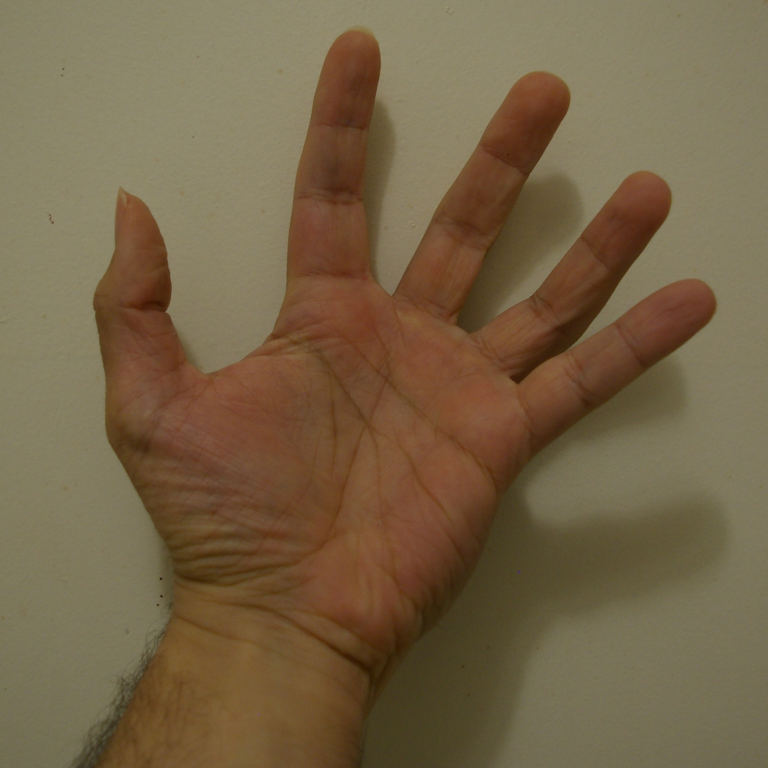
%> input picture blending1/img1.png, 1536 x 1536 px (shown at 1/2 size)
$ octave --eval "decompo1;"   (GNU Octave 9; MATLAB toolbox functions it lacks are replaced by stand-ins)
%> lines starting %> are read from the running program, lines starting %| are printed output that depends on the picture
### blending1/demi1.m

%=======================================
% [img1,det1] = demi1(img0)
%---------------------------------------
% Decomposition d'une image 2k*2k*3
% img0 en deux images img1 et det1 :
% img1 : k*k*3 image reduite
% det1 : 2k*2k*3 detail (img0-img1)
%---------------------------------------
% Laman - 14/12/2021 - 17h40
%=======================================

function [img1,det1] = demi1(img0)

img1 = (img0(1:2:end,:,:)+img0(2:2:end,:,:))/2;
img1 = (img1(:,1:2:end,:)+img1(:,2:2:end,:))/2;
det1 = img0 - double1(img1);

endfunction

### blending1/double1.m

%=======================================
% [img1] = double1(img0)
%---------------------------------------
% Double la taille d'une image RVB
%---------------------------------------
% Laman - 14/12/2021 - 19h30
%=======================================

function [img1] = double1(img0)

img1 = [img0,img0;img0,img0];
img1(:,:,1) = kron(img0(:,:,1),ones(2));
img1(:,:,2) = kron(img0(:,:,2),ones(2));
img1(:,:,3) = kron(img0(:,:,3),ones(2));
img1 = imfilter(img1,[1,2,1]/4,'replicate');
img1 = imfilter(img1,[1;2;1]/4,'replicate');

endfunction

### blending1/decompo1.m

%=======================================
% [] = decompo1()
%---------------------------------------
% Decomposition des images de main,
% oeil et masque en pyramides dans
% le dossier "decompo1"
%---------------------------------------
% Laman - 14/12/2021 - 17h28
%=======================================

function [] = decompo1()

img1 = double(imread('img1.png'));
img2 = double(imread('img2.png'));
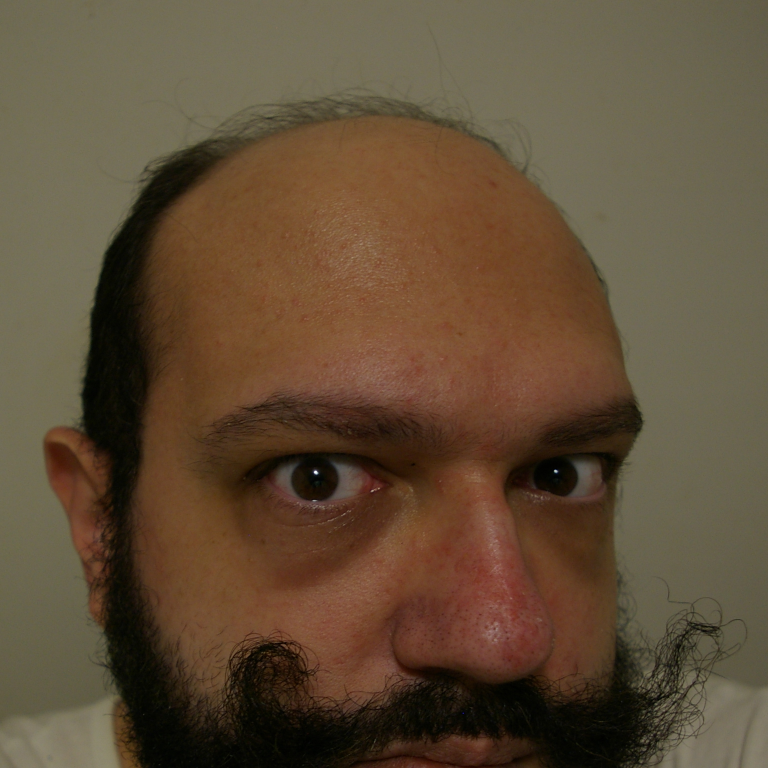
%> input picture blending1/img2.png, 1536 x 1536 px (shown at 1/2 size)
img3 = double(imread('img3.png'));
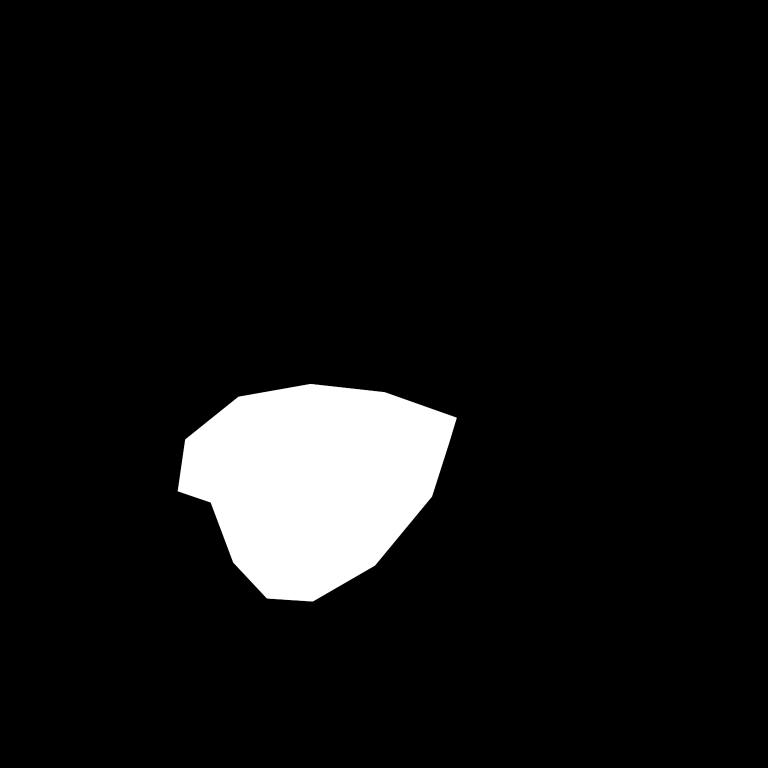
%> input picture blending1/img3.png, 1536 x 1536 px (shown at 1/2 size)
%> img3: size 1536x1536x3 double; min 0, max 255, mean 18; mean of the top-left, top-right, bottom-left and bottom-right quarters 0, 0, 59.6, 12.3
[h0,w0,~] = size(img1); % 3*512 pxls
%> h0 = 1536; w0 = 1536
dimg1 = zeros(h0+h0/2,w0,3,'uint8');
dimg2 = zeros(h0+h0/2,w0,3,'uint8');
dimg3 = zeros(h0+h0/2,w0,3,'uint8');

if ~exist('decompo1','dir')
	mkdir('decompo1');
endif

%----------------------------- img1
[i1,d1] = demi1(img1);
[i2,d2] = demi1(i1);
[i3,d3] = demi1(i2);
%> in demi1 (call 3), `det1 = img0 - double1(img1);`:
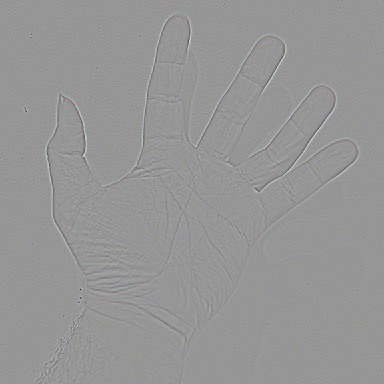
%> det1: size 384x384x3 double; mean R, G, B 0, 0, 0; drawn with min black and max white
[i4,d4] = demi1(i3);
[i5,d5] = demi1(i4);
%> in double1 (call 5), `img1 = [img0,img0;img0,img0];`:
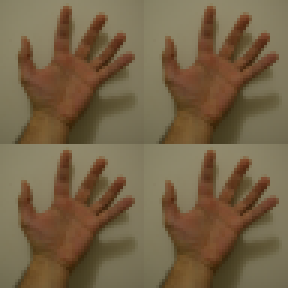
%> img1: size 96x96x3 double (shown 3 times larger); mean R, G, B 117.8, 99.1, 70.8; mean of the top-left, top-right, bottom-left and bottom-right quarters 95.9, 95.9, 95.9, 95.9
%> in demi1 (call 5), `det1 = img0 - double1(img1);`:
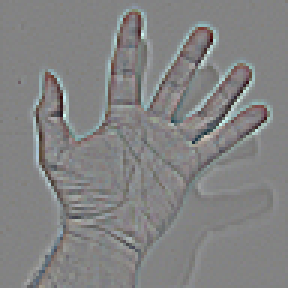
%> det1: size 96x96x3 double (shown 3 times larger); mean R, G, B 0, 0, 0; drawn with min black and max white
[i6,d6] = demi1(i5);
[i7,d7] = demi1(i6);
[i8,d8] = demi1(i7);
dimg1(1:h0,1:w0,:) = uint8(d1+128);
dimg1((h0+1):end,1:w0/2,:) = uint8(d2+128);
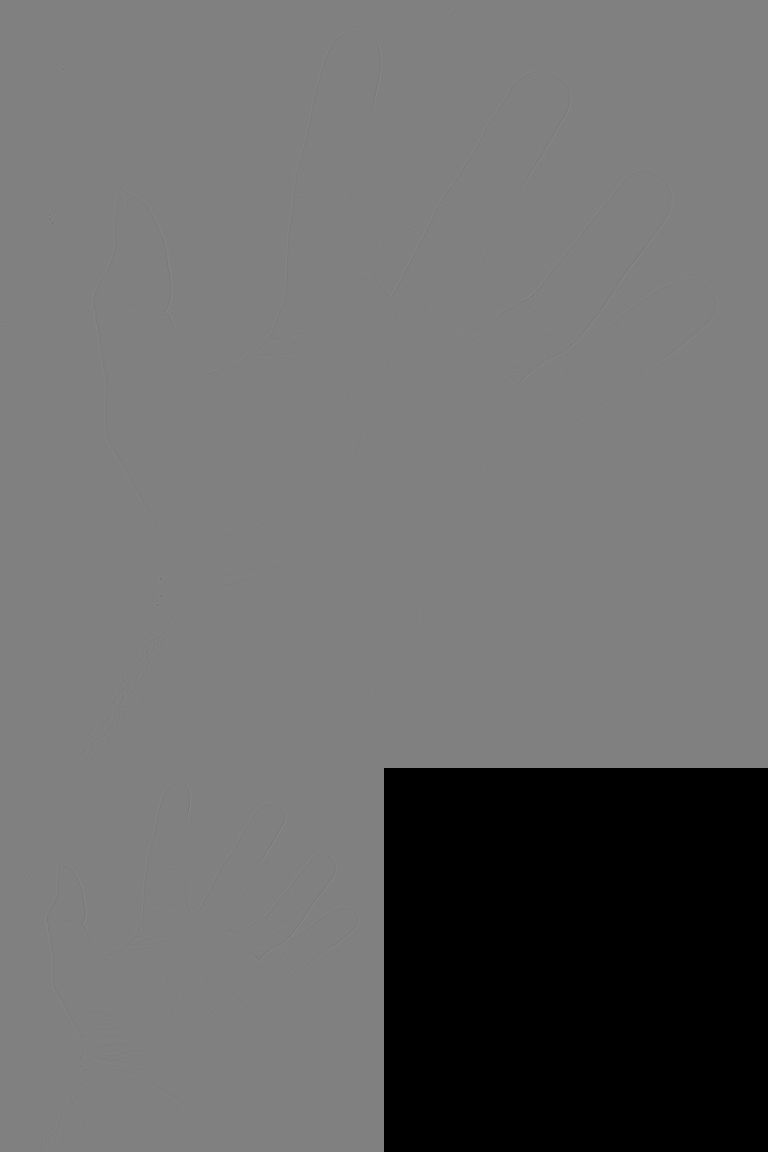
%> dimg1: size 2304x1536x3 uint8 (shown at 1/2 size); mean R, G, B 106.7, 106.7, 106.7
dimg1((h0+1):(5*h0/4),(1+w0/2):(3*w0/4),:) = uint8(d3+128);
dimg1((h0+1):(9*h0/8),(1+3*w0/4):(7*w0/8),:) = uint8(d4+128);
dimg1((h0+1):(17*h0/16),(1+7*w0/8):(15*w0/16),:) = uint8(d5+128);
dimg1((h0+1):(33*h0/32),(1+15*w0/16):(31*w0/32),:) = uint8(d6+128);
dimg1((h0+1):(65*h0/64),(1+31*w0/32):(63*w0/64),:) = uint8(d7+128);
dimg1((h0+1):(129*h0/128),(1+63*w0/64):(127*w0/128),:) = uint8(d8+128);
dimg1((h0+1):(257*h0/256),(1+127*w0/128):(255*w0/256),:) = uint8(i8);
imwrite(dimg1,'decompo1/img1.png');

%----------------------------- img2
[i1,d1] = demi1(img2);
[i2,d2] = demi1(i1);
[i3,d3] = demi1(i2);
[i4,d4] = demi1(i3);
[i5,d5] = demi1(i4);
[i6,d6] = demi1(i5);
[i7,d7] = demi1(i6);
[i8,d8] = demi1(i7);
dimg2(1:h0,1:w0,:) = uint8(d1+128);
dimg2((h0+1):end,1:w0/2,:) = uint8(d2+128);
dimg2((h0+1):(5*h0/4),(1+w0/2):(3*w0/4),:) = uint8(d3+128);
dimg2((h0+1):(9*h0/8),(1+3*w0/4):(7*w0/8),:) = uint8(d4+128);
dimg2((h0+1):(17*h0/16),(1+7*w0/8):(15*w0/16),:) = uint8(d5+128);
dimg2((h0+1):(33*h0/32),(1+15*w0/16):(31*w0/32),:) = uint8(d6+128);
dimg2((h0+1):(65*h0/64),(1+31*w0/32):(63*w0/64),:) = uint8(d7+128);
dimg2((h0+1):(129*h0/128),(1+63*w0/64):(127*w0/128),:) = uint8(d8+128);
dimg2((h0+1):(257*h0/256),(1+127*w0/128):(255*w0/256),:) = uint8(i8);
imwrite(dimg2,'decompo1/img2.png');

%----------------------------- img3 = masque !
[i1,d1] = demi1(img3);
[i2,d2] = demi1(i1);
[i3,d3] = demi1(i2);
[i4,d4] = demi1(i3);
[i5,d5] = demi1(i4);
[i6,d6] = demi1(i5);
[i7,d7] = demi1(i6);
[i8,d8] = demi1(i7);
dimg3(1:h0,1:w0,:) = uint8(img3);
dimg3((h0+1):end,1:w0/2,:) = uint8(i1);
dimg3((h0+1):(5*h0/4),(1+w0/2):(3*w0/4),:) = uint8(i2);
dimg3((h0+1):(9*h0/8),(1+3*w0/4):(7*w0/8),:) = uint8(i3);
dimg3((h0+1):(17*h0/16),(1+7*w0/8):(15*w0/16),:) = uint8(i4);
dimg3((h0+1):(33*h0/32),(1+15*w0/16):(31*w0/32),:) = uint8(i5);
dimg3((h0+1):(65*h0/64),(1+31*w0/32):(63*w0/64),:) = uint8(i6);
dimg3((h0+1):(129*h0/128),(1+63*w0/64):(127*w0/128),:) = uint8(i7);
dimg3((h0+1):(257*h0/256),(1+127*w0/128):(255*w0/256),:) = uint8(i8);
imwrite(dimg3,'decompo1/img3.png');
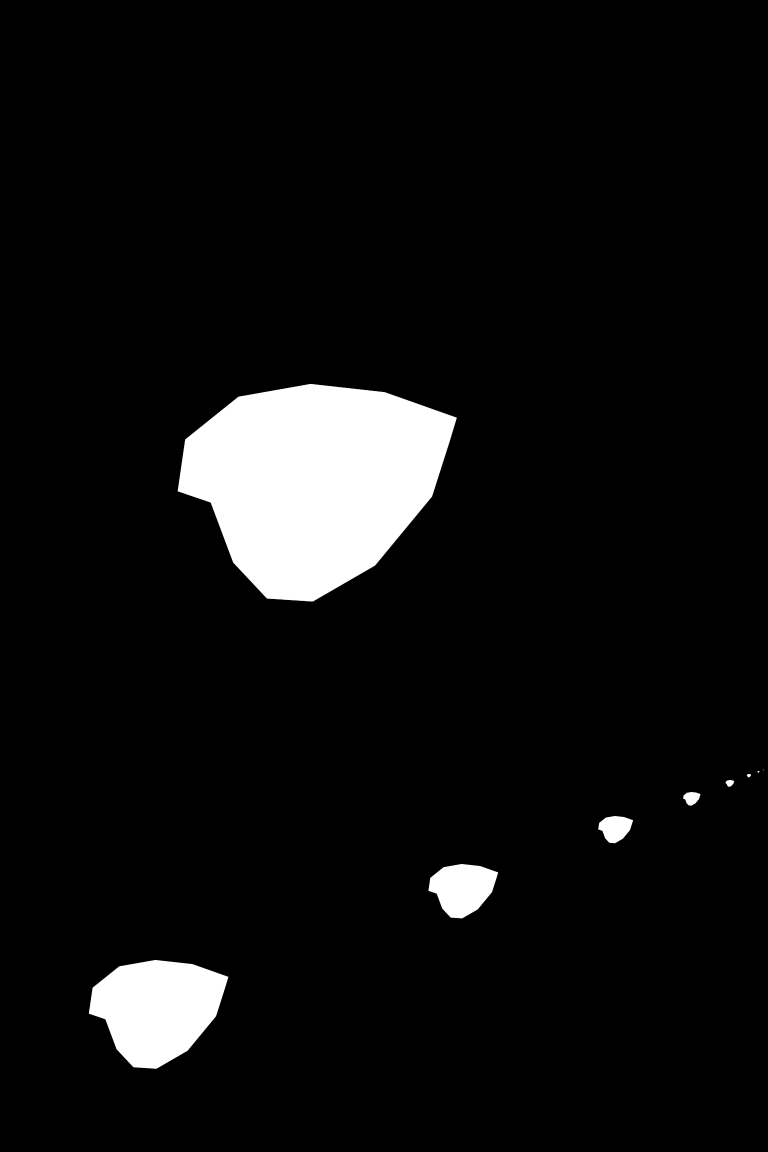
%> saved as img3.png: size 2304x1536x3 uint8 (shown at 1/2 size); min 0, max 255, mean 16

endfunction
